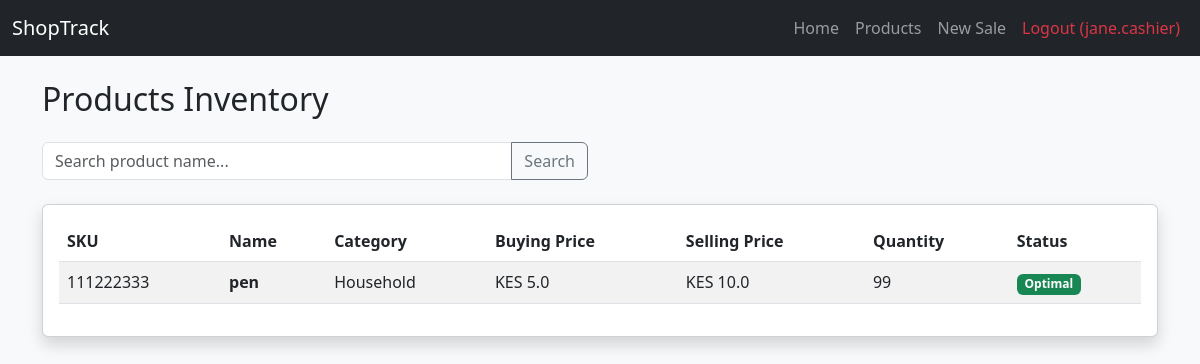
/products (signed in), run on the app's committed database.
### tables this page shows
CREATE TABLE products (
        id INTEGER PRIMARY KEY AUTOINCREMENT,
        sku TEXT UNIQUE NOT NULL,
        name TEXT NOT NULL,
        category_id INTEGER,
        buying_price REAL NOT NULL,
        selling_price REAL NOT NULL,
        quantity INTEGER NOT NULL DEFAULT 0,
        reorder_level INTEGER NOT NULL DEFAULT 10,
        FOREIGN KEY (category_id) REFERENCES categories (id)
    );

CREATE TABLE categories (
        id INTEGER PRIMARY KEY AUTOINCREMENT,
        name TEXT NOT NULL UNIQUE
    );

### app/routes.py (the view)
@bp.route('/products')
def products():
    if 'user_id' not in session:
        return redirect(url_for('main.login'))
    db = get_db()
    search = request.args.get('search', '')
    query = "SELECT p.*, c.name as category_name FROM products p LEFT JOIN categories c ON p.category_id = c.id WHERE p.name LIKE ?"
    items = db.execute(query, (f'%{search}%',)).fetchall()
    return render_template('products.html', products=items, search=search)

### app/models.py (called while the page is built)
def get_db():
    if 'db' not in g:
        g.db = sqlite3.connect(
            current_app.config['DATABASE'],
            detect_types=sqlite3.PARSE_DECLTYPES
        )
        g.db.row_factory = sqlite3.Row
    return g.db

### app/templates/products.html (shortened to what this page needs)
{% extends "base.html" %}
{% block content %}
<div class="row mb-3">
    <div class="col-md-6">
        <h2>Products Inventory</h2>
    </div>
    <div class="col-md-6 text-end">
    </div>
</div>
<div class="row mb-4">
    <div class="col-md-6">
        <form method="GET" class="input-group">
            <input type="text" name="search" class="form-control" placeholder="Search product name..." value="{{ search }}">
            <button class="btn btn-outline-secondary" type="submit">Search</button>
        </form>
    </div>
</div>
<div class="card shadow">
    <div class="card-body">
        <div class="table-responsive">
            <table class="table table-striped align-middle">
                <thead>
                    <tr>
                        <th>SKU</th>
                        <th>Name</th>
                        <th>Category</th>
                        <th>Buying Price</th>
                        <th>Selling Price</th>
                        <th>Quantity</th>
                        <th>Status</th>
                    </tr>
                </thead>
                <tbody>
                    {% for p in products %}
                    <tr>
                        <td>{{ p.sku }}</td>
                        <td><strong>{{ p.name }}</strong></td>
                        <td>{{ p.category_name or 'Uncategorized' }}</td>
                        <td>KES {{ p.buying_price }}</td>
                        <td>KES {{ p.selling_price }}</td>
                        <td>{{ p.quantity }}</td>
                        <td>
                            {% if p.quantity <= p.reorder_level %}
                                <span class="badge bg-danger">Low Stock ({{ p.quantity }})</span>
                            {% else %}
                                <span class="badge bg-success">Optimal</span>
                            {% endif %}
                        </td>
                    </tr>
                    {% else %}
                    <tr>
                        <td colspan="7" class="text-center text-muted">No products found.</td>
                    </tr>
                    {% endfor %}
                </tbody>
            </table>
        </div>
    </div>
</div>
{% endblock %}

### data on the page
products: sku "111222333", name "pen", name "Household", buying_price "5.0", selling_price "10.0", quantity "99", reorder_level "Optimal"

### other printed values
{{ session.get('username') }} "jane.cashier"
